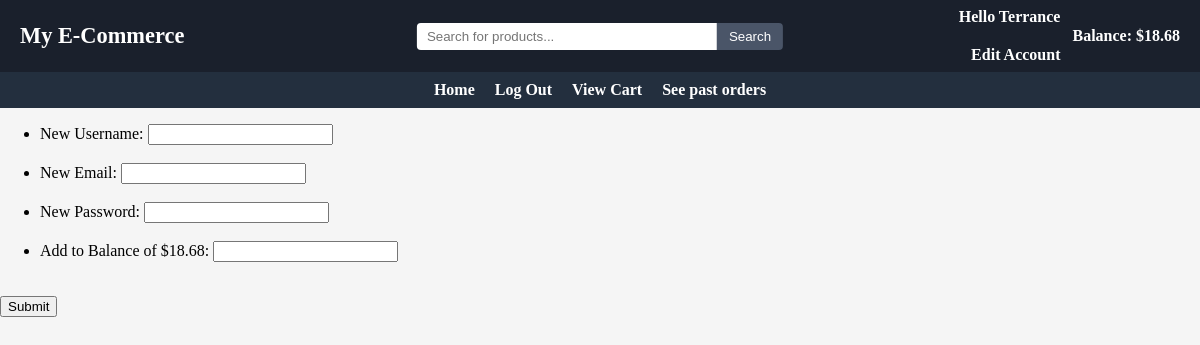
Before: /925122535/edit with the older database file.
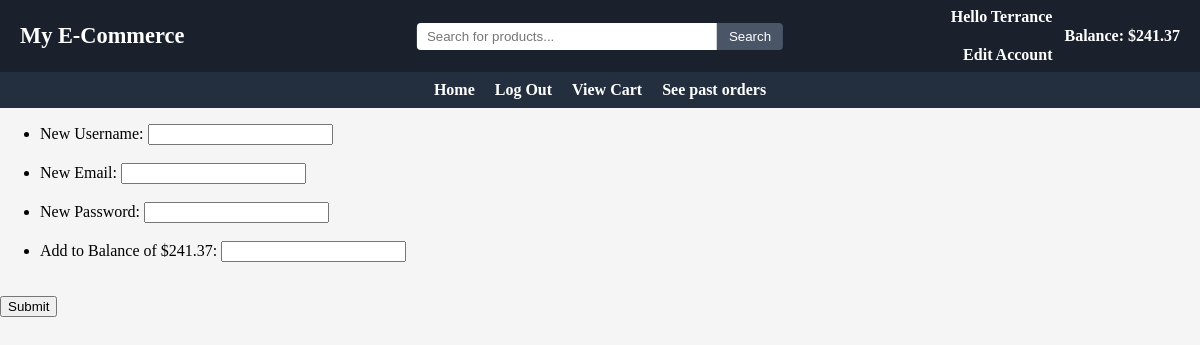
After: the same page with the newer database file.
### main/models.py (models this page shows, shortened)
class User(models.Model):
    userID = models.BigIntegerField(primary_key=True)
    username = models.CharField(max_length=50, unique=True)
    password = models.CharField(max_length=200)
    email = models.EmailField()
    role = models.SmallIntegerField()
    balance = models.FloatField(default=0)
    approved = models.BooleanField(default=False)

### main/views.py (the view)
# urls.py: path("<int:UserID>/edit", views.editAccount, name="edit"),
def editAccount(request, UserID=0):
    userData = 0
    try:
        userData = User.objects.get(userID=UserID)
        if(userData.role == 0):
            messages.add_message(request, messages.SUCCESS, "This account was rejected by an admin. Please create a new account")
            userData.delete()
    except User.DoesNotExist:
        userData = 0
        items = Item.objects.filter(approved=True).order_by('name')[:20]
        return render(request, "index.html", {"userData": userData, "userID":UserID, "items":items})
    if(userData.role == 0):
        messages.add_message(request, messages.SUCCESS, "This account was rejected by an admin. Please create a new account")
        userData.delete()
    if request.method == "POST":
        form = EditAccount(request.POST)
        if form.is_valid():
            form.full_clean()
            username = request.POST.get("username")
            password = request.POST.get("password")
            email = request.POST.get("email")
            add_money = request.POST.get("add_money")
            oldUsername = userData.username
            if username != "":
                userData.username = username
            if password != "":
                userData.password = password
            if email != "":
                userData.email = email
            if add_money != "":
                userData.balance += round(float(add_money), 2)
            if(User.objects.filter(username=username).exists() and username != oldUsername):
                messages.add_message(request, messages.SUCCESS, "Username taken")
                userData.username = oldUsername
            else:
                userData.save()
                return HttpResponseRedirect("/%i/main" % userData.userID)
    else:
        form = EditAccount(request.POST)
    return render(request, "editAccount.html", context = {"userData":userData, "form":form})

### main/forms.py
class EditAccount(forms.Form):
    username = forms.CharField(max_length=50, required=False)
    password = forms.CharField(max_length=200, widget=forms.PasswordInput, required=False)
    email = forms.EmailField(required=False)
    add_money = forms.FloatField(required=False)

### main/templates/editAccount.html (shortened to what this page needs)
{% extends "base.html" %}
{% block content%}
<form method="POST" action="">
    <ul>
        <li>
            <label for="{{ form.username.id_for_label }}">New Username: </label>
            {{form.username}}
        </li>
    <br>
        <li>
            <label>New Email: </label>
            {{form.email}}
        </li>
    <br>
        <li>
            <label>New Password: </label>
            {{form.password}}
        </li>
    <br>
        <li>
            <label>Add to Balance of ${{userData.balance}}: </label>
            {{form.add_money}}
        </li>
    </ul>
    <br><button type="submit", name="save">Submit</button>
</form>
{%endblock content%}

### main/templates/base.html (shortened to what this page needs)
{% load static %}
<link rel="stylesheet" href="{% static 'css/styles.css' %}">
<header class="topbar">
  <div class="topbar-left">
    <h1 class="site-title">My E-Commerce</h1>
  </div>
  <div class="topbar-center">
    <form method="POST" action="/{%if userData.userID and userData.approved%}{{userData.userID}}/{% endif %}search/">
      <input type="text" name="search" placeholder="Search for products..." class="topbar-search"/>
      <button type="submit" name = "searchSubmit" value = "searchSubmit">Search</button>
    </form>
  </div>
  <div class="topbar-right">
    {% if userData.userID and userData.approved %}
      <a href="/{{userData.userID}}/edit" class="user-link">
        <span>Hello {{userData.username}}</span><br/>
        <span>Edit Account</span>
      </a>
      <span class="balance">Balance: ${{userData.balance}}</span>
    {% endif %}
  </div>
</header>
<header class="navbar">
    <nav class="navbar-menu">
        <ul class="nav-list">
            {%if not userData.userID%}
              <li><a href="/">Home</a></li>
              <li><a href="/login">Login</a></li>
              <li><a href="/create">Register</a></li>
            {%else%}
              <li><a href="/{{userData.userID}}/main">Home</a></li>
              <li><a href="/">Log Out</a></li>
                {%if userData.role == 3%}
                    <li><a href="/{{userData.userID}}/auth/users">Authenticate users</a></li>
                    <li><a href="/{{userData.userID}}/auth/items">Authenticate items</a></li>
                    <li><a href="/{{userData.userID}}/auth/monitorUsers">Monitor Users</a></li>
                    <li><a href="/{{userData.userID}}/auth/monitorItems">Monitor Products</a></li>
                    <li><a href="/{{userData.userID}}/auth/orders">Monitor Transactions</a></li>
                {%elif userData.role == 2%}
                    <li><a href="/{{userData.userID}}/sell/makeItem">Add new product</a></li>
                    <li><a href="/{{userData.userID}}/sell/items">See and edit Products</a></li>
                    <li><a href="/{{userData.userID}}/sell/orders">See past ordered items</a></li>
                {%elif userData.role == 1%}
                    <li><a href="/{{userData.userID}}/buy/cart">View Cart</a></li>
                    <li><a href="/{{userData.userID}}/buy/orders">See past orders</a></li>
                {%endif%}
          </ul>
          {%endif%}
    </nav>
  </header>
{%if not userData or userData.approved%}
  {%block content%}
  {%endblock content%}
{%endif%}

Changed rows visible on the page:
changed User "Terrance": balance "18.68" → "241.37"
